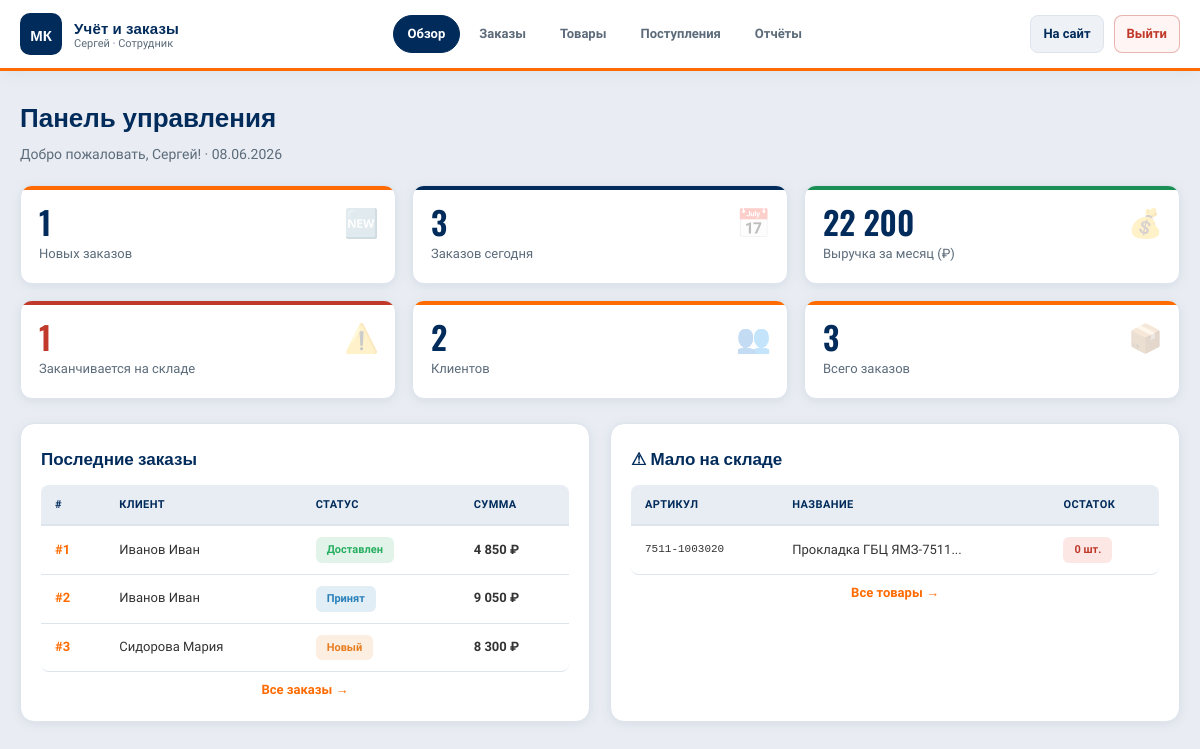
The app's page /admin/index.php (signed in) with its own data.
### tables this page shows
CREATE TABLE `orders` (
  `id`               INT UNSIGNED NOT NULL AUTO_INCREMENT,
  `user_id`          INT UNSIGNED NOT NULL,
  `employee_id`      INT UNSIGNED DEFAULT NULL,
  `status`           ENUM('new','accepted','assembling','shipped','delivered','cancelled') NOT NULL DEFAULT 'new',
  `total_amount`     DECIMAL(12,2) NOT NULL DEFAULT 0.00,
  `delivery_address` VARCHAR(300) DEFAULT NULL,
  `delivery_method`  ENUM('pickup','transport','courier') NOT NULL DEFAULT 'pickup',
  `payment_method`   ENUM('cash','card','bank_transfer') NOT NULL DEFAULT 'cash',
  `comment`          TEXT DEFAULT NULL,
  `created_at`       DATETIME NOT NULL DEFAULT CURRENT_TIMESTAMP,
  `updated_at`       DATETIME NOT NULL DEFAULT CURRENT_TIMESTAMP ON UPDATE CURRENT_TIMESTAMP,
  PRIMARY KEY (`id`),
  KEY `fk_order_user`     (`user_id`),
  KEY `fk_order_employee` (`employee_id`),
  KEY `idx_order_status`  (`status`),
  CONSTRAINT `fk_order_user`     FOREIGN KEY (`user_id`)     REFERENCES `users`(`id`) ON UPDATE CASCADE,
  CONSTRAINT `fk_order_employee` FOREIGN KEY (`employee_id`) REFERENCES `users`(`id`) ON UPDATE CASCADE ON DELETE SET NULL
);

CREATE TABLE `products` (
  `id`          INT UNSIGNED NOT NULL AUTO_INCREMENT,
  `article`     VARCHAR(30)   NOT NULL,
  `name`        VARCHAR(200)  NOT NULL,
  `category_id` SMALLINT UNSIGNED NOT NULL,
  `description` TEXT DEFAULT NULL,
  `price`       DECIMAL(10,2) NOT NULL,
  `stock_qty`   INT NOT NULL DEFAULT 0,
  `unit`        VARCHAR(10) NOT NULL DEFAULT 'шт.',
  `is_original` TINYINT(1) NOT NULL DEFAULT 1,
  `is_active`   TINYINT(1) NOT NULL DEFAULT 1,
  `created_at`  DATETIME NOT NULL DEFAULT CURRENT_TIMESTAMP,
  `updated_at`  DATETIME NOT NULL DEFAULT CURRENT_TIMESTAMP ON UPDATE CURRENT_TIMESTAMP,
  PRIMARY KEY (`id`),
  UNIQUE KEY `uq_article` (`article`),
  KEY `fk_product_cat` (`category_id`),
  CONSTRAINT `fk_product_cat` FOREIGN KEY (`category_id`) REFERENCES `categories`(`id`) ON UPDATE CASCADE
);

### config.php (called while the page is built, shortened)
<?php
function e(string $s): string {
    return htmlspecialchars($s, ENT_QUOTES, 'UTF-8');
}
function asset(string $file): string {
    return BASE_URL . ltrim($file, '/') . '?v=' . ASSET_VER;
}
function fmtPrice(float $v): string {
    return number_format($v, 0, '.', ' ') . ' ₽';
}

### admin/index.php (the view, shortened to what this page needs)
<?php
require_once __DIR__ . '/../config.php';
$pdo = getDB();
$stats = [
    'orders_new'    => $pdo->query('SELECT COUNT(*) FROM orders WHERE status="new"')->fetchColumn(),
    'orders_today'  => $pdo->query('SELECT COUNT(*) FROM orders WHERE DATE(created_at)=CURDATE()')->fetchColumn(),
    'revenue_month' => $pdo->query('SELECT COALESCE(SUM(total_amount),0) FROM orders WHERE MONTH(created_at)=MONTH(NOW()) AND YEAR(created_at)=YEAR(NOW()) AND status!="cancelled"')->fetchColumn(),
    'products_low'  => $pdo->query('SELECT COUNT(*) FROM products WHERE stock_qty<=5 AND is_active=1')->fetchColumn(),
    'clients_total' => $pdo->query('SELECT COUNT(*) FROM users WHERE role_id=2')->fetchColumn(),
    'orders_total'  => $pdo->query('SELECT COUNT(*) FROM orders')->fetchColumn(),
];
$recentOrders = $pdo->query('
    SELECT o.id, o.status, o.total_amount, o.created_at,
           CONCAT(u.last_name," ",u.first_name) AS client_name
    FROM orders o JOIN users u ON u.id=o.user_id
    ORDER BY o.created_at DESC LIMIT 6
')->fetchAll();
$lowStock = $pdo->query('
    SELECT id, article, name, stock_qty FROM products
    WHERE stock_qty<=5 AND is_active=1 ORDER BY stock_qty ASC LIMIT 6
')->fetchAll();
$statusColors = ['new'=>'#e67e22','accepted'=>'#2980b9','assembling'=>'#8e44ad','shipped'=>'#16a085','delivered'=>'#27ae60','cancelled'=>'#c0392b'];
$statusLabels = ['new'=>'Новый','accepted'=>'Принят','assembling'=>'Комплектуется','shipped'=>'Отгружен','delivered'=>'Доставлен','cancelled'=>'Отменён'];
?><!DOCTYPE html>
<html lang="ru">
<head><meta charset="UTF-8"><meta name="viewport" content="width=device-width,initial-scale=1.0">
<link rel="stylesheet" href="<?= asset('style.css') ?>">
</head>
<body>
<div class="admin-wrap">
<?php include __DIR__.'/_sidebar.php'; ?>
<main class="admin-content">
    <h1 class="admin-title">Панель управления</h1>
    <p style="color:var(--muted);margin-bottom:20px;font-size:14px">
        Добро пожаловать, <?= e($_SESSION['user']['first_name']) ?>! · <?= date('d.m.Y') ?>
    </p>
    <div class="stat-grid" style="grid-template-columns:repeat(3,1fr)">
        <div class="stat-card"><span class="si">🆕</span><div class="sv"><?= $stats['orders_new'] ?></div><div class="sl">Новых заказов</div></div>
        <div class="stat-card"><span class="si">📅</span><div class="sv"><?= $stats['orders_today'] ?></div><div class="sl">Заказов сегодня</div></div>
        <div class="stat-card"><span class="si">💰</span><div class="sv"><?= number_format($stats['revenue_month'],0,'.',' ') ?></div><div class="sl">Выручка за месяц (₽)</div></div>
        <div class="stat-card"><span class="si">⚠️</span><div class="sv" style="color:<?= $stats['products_low']>0?'var(--danger)':'var(--success)' ?>"><?= $stats['products_low'] ?></div><div class="sl">Заканчивается на складе</div></div>
        <div class="stat-card"><span class="si">👥</span><div class="sv"><?= $stats['clients_total'] ?></div><div class="sl">Клиентов</div></div>
        <div class="stat-card"><span class="si">📦</span><div class="sv"><?= $stats['orders_total'] ?></div><div class="sl">Всего заказов</div></div>
    </div>
    <div class="two-col">
        <div>
            <div class="admin-section-title">Последние заказы</div>
            <table class="admin-table">
                <thead><tr><th>#</th><th>Клиент</th><th>Статус</th><th>Сумма</th></tr></thead>
                <tbody>
                <?php foreach ($recentOrders as $o): ?>
                <tr>
                    <td><a href="<?= BASE_URL ?>admin/order_view.php?id=<?= $o['id'] ?>" style="color:var(--orange);font-weight:600">#<?= $o['id'] ?></a></td>
                    <td><?= e($o['client_name']) ?></td>
                    <td><span class="badge" style="background:<?= $statusColors[$o['status']]??'#666' ?>22;color:<?= $statusColors[$o['status']]??'#666' ?>"><?= $statusLabels[$o['status']]??$o['status'] ?></span></td>
                    <td style="font-weight:600"><?= fmtPrice($o['total_amount']) ?></td>
                </tr>
                <?php endforeach; ?>
                </tbody>
            </table>
            <a href="<?= BASE_URL ?>admin/orders.php" style="display:block;text-align:center;margin-top:8px;color:var(--orange);font-size:13px;font-weight:600">Все заказы →</a>
        </div>
        <div>
            <div class="admin-section-title">⚠ Мало на складе</div>
            <table class="admin-table">
                <thead><tr><th>Артикул</th><th>Название</th><th>Остаток</th></tr></thead>
                <tbody>
                <?php foreach ($lowStock as $p): ?>
                <tr>
                    <td style="font-family:monospace;font-size:11px"><?= e($p['article']) ?></td>
                    <td style="font-size:13px"><?= e(mb_substr($p['name'],0,28)) ?>...</td>
                    <td><span class="badge" style="background:<?= $p['stock_qty']===0?'#e74c3c22':'#e67e2222' ?>;color:<?= $p['stock_qty']===0?'var(--danger)':'#e67e22' ?>"><?= $p['stock_qty'] ?> шт.</span></td>
                </tr>
                <?php endforeach; ?>
                </tbody>
            </table>
            <a href="<?= BASE_URL ?>admin/products.php" style="display:block;text-align:center;margin-top:8px;color:var(--orange);font-size:13px;font-weight:600">Все товары →</a>
        </div>
    </div>
</main>
</div>
</body></html>

### style.css (style rules this page uses)
*,*::before,*::after { margin:0;padding:0;box-sizing:border-box }
:root { --navy:#002B5B; --navy-light:#003d7a; --orange:#FF6B00; --orange-h:#e55f00; --bg:#F4F6F9; --bg-header:#ffffff; --surface:#ffffff; --surface-2:#eef2f7; --text:#333333; --text-h:#002B5B; --muted:#5c6b7a; --white:#fff; --border:#dde4ec; --success:#1a8f55; --danger:#c0392b; --font-h:'Oswald',sans-serif; --font-b:'Source Sans 3',sans-serif; --shadow:0 2px 12px rgba(0,43,91,.08); --shadow-h:0 8px 28px rgba(0,43,91,.12); --radius:10px; --radius-sm:6px; }
body { font-family:var(--font-b);background:var(--bg);color:var(--text);font-size:16px;line-height:1.6;display:flex;flex-direction:column;min-height:100vh }
main,section,div.container { flex:1 }
a { color:inherit;text-decoration:none }
body:has(.admin-wrap) { background:#e9edf3 }
.admin-wrap { display:flex;flex-direction:column;min-height:100vh;width:100% }
.admin-content { flex:1;padding:24px 20px 40px;max-width:1400px;width:100%;margin:0 auto;box-sizing:border-box }
.admin-title { font-family:var(--font-h);font-size:26px;color:var(--navy);margin:0 0 6px;padding:0;background:none;border:none;width:auto }
.admin-content>p[style] { margin:0 0 20px!important;padding:0!important;background:none!important;border:none!important;color:var(--muted)!important;font-size:14px!important }
.admin-content>:not(.admin-title) { margin-left:0;margin-right:0 }
.admin-content>.stat-grid { margin-top:0 }
.stat-grid { display:grid;grid-template-columns:repeat(auto-fill,minmax(200px,1fr));gap:16px;margin-bottom:24px }
.stat-card { background:#fff;border:1px solid var(--border);border-radius:12px;padding:20px 18px 18px;box-shadow:var(--shadow);position:relative;overflow:hidden }
.stat-card::before { content:'';position:absolute;left:0;right:0;top:0;height:4px;background:var(--orange) }
.stat-card:nth-child(2)::before { background:var(--navy) }
.stat-card:nth-child(3)::before { background:var(--success) }
.stat-card:nth-child(4)::before { background:var(--danger) }
.stat-card .sv { font-family:var(--font-h);font-size:32px;color:var(--text-h);font-weight:600;line-height:1 }
.stat-card .sl { font-size:13px;color:var(--muted);margin-top:6px }
.stat-card .si { position:absolute;right:16px;top:16px;font-size:28px;opacity:.25 }
.admin-section-title { font-family:var(--font-h);font-size:17px;color:var(--text-h);margin-bottom:14px;font-weight:600 }
.admin-content .two-col>div { background:var(--surface);border:1px solid var(--border);border-radius:14px;padding:20px;box-shadow:var(--shadow) }
.admin-table { width:100%;border-collapse:separate;border-spacing:0;font-size:13px }
.admin-table th { background:#e8edf3;color:var(--navy);padding:11px 14px;text-align:left;font-size:11px;font-weight:700;text-transform:uppercase;letter-spacing:.4px;border-bottom:2px solid var(--border) }
.admin-table th:first-child { border-radius:8px 0 0 0 }
.admin-table th:last-child { border-radius:0 8px 0 0 }
.admin-table td { padding:11px 14px;border-bottom:1px solid var(--border);background:#fff;color:var(--text);vertical-align:middle }
.admin-table tr:last-child td:first-child { border-radius:0 0 0 8px }
.admin-table tr:last-child td:last-child { border-radius:0 0 8px 0 }
.badge { display:inline-block;padding:4px 11px;border-radius:6px;font-size:11px;font-weight:700 }
.two-col { display:grid;grid-template-columns:1fr 1fr;gap:20px;margin-bottom:28px }

### records on screen
orders: id "1", client_name "Иванов Иван", status "Доставлен", total_amount "4 850 ₽"
orders: id "2", client_name "Иванов Иван", status "Принят", total_amount "9 050 ₽"
orders: id "3", client_name "Сидорова Мария", status "Новый", total_amount "8 300 ₽"
products: article "7511-1003020", name "Прокладка ГБЦ ЯМЗ-7511", stock_qty "0"

### other values on screen
$user['first_name'] "Сергей"
$roleLabel "Сотрудник"
$_SESSION['user']['first_name'] "Сергей"
$stats['orders_new'] "1"
$stats['orders_today'] "3"
$stats['revenue_month'] "22 200"
$stats['products_low'] "1"
$stats['clients_total'] "2"
$stats['orders_total'] "3"
